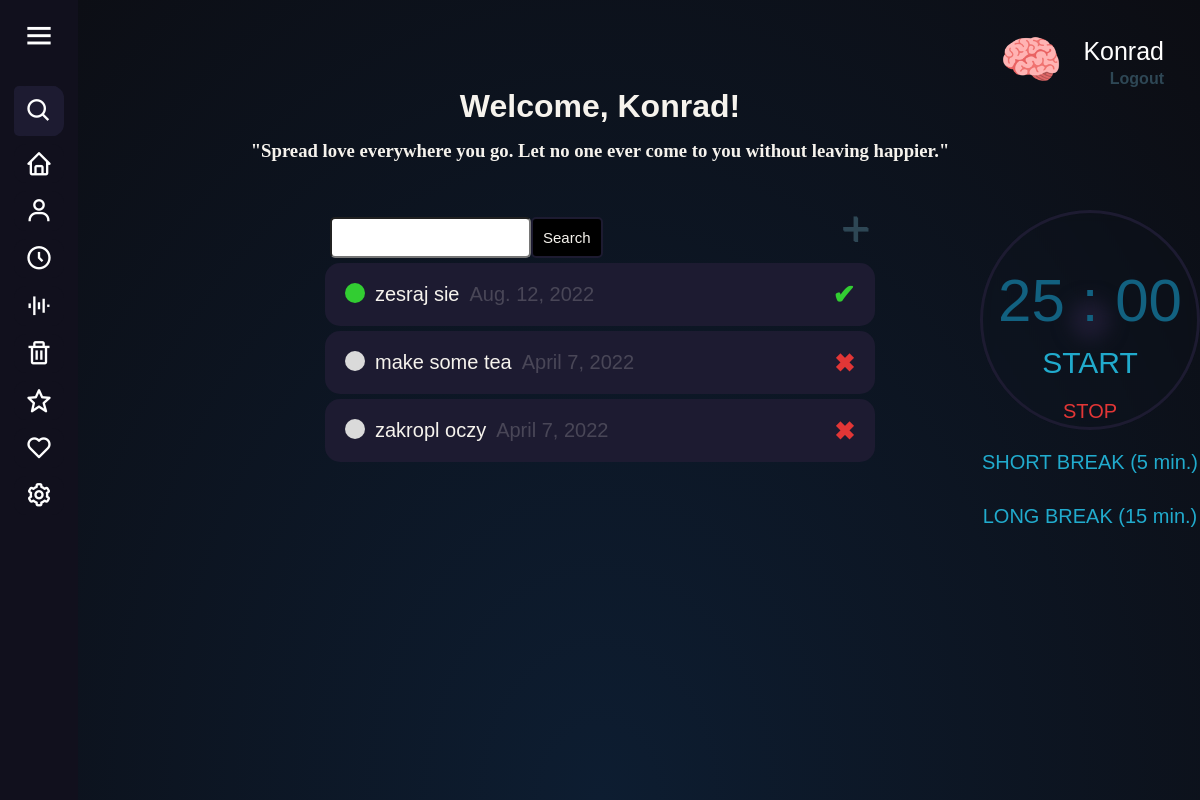
Page / (signed in) on the earlier database version.
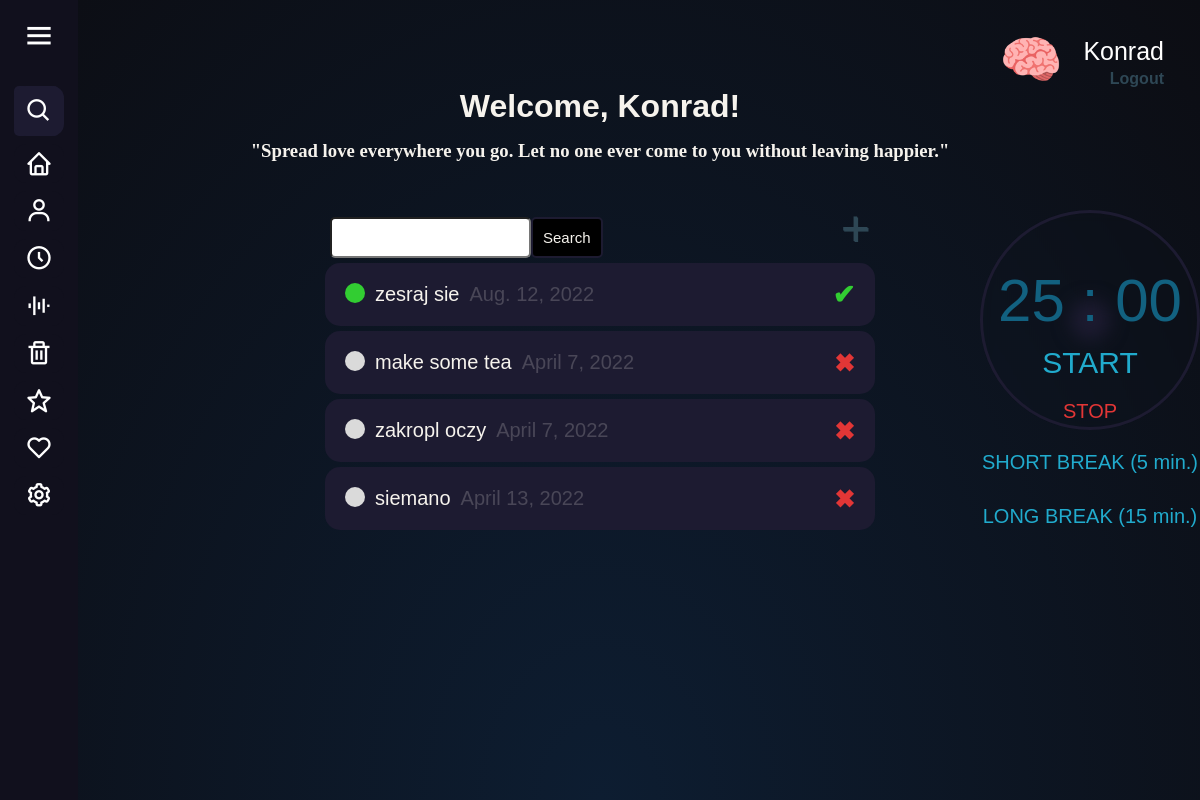
Same page on the later database version.
### website/models.py (models this page shows)
class Task(models.Model):
    name = models.CharField(max_length=69)
    description = models.TextField(max_length=1337)
    deadline = models.DateField()
    status = models.BooleanField("I am currently doing this")
    visible = models.BooleanField(default=False)
    user = models.ForeignKey(User, on_delete=models.CASCADE, null=True, blank=True)
    def __str__(self):
        return self.name
    class Meta:
        ordering = ['-status', 'deadline']

### website/views.py (the view)
# urls.py: path('', views.MainTasksView.as_view(), name='main-tasks'),
class MainTasksView(LoginRequiredMixin, ListView):
    model = Task
    context_object_name = "tasks"
    template_name = "maintasks.html"
    def get_context_data(self, **kwargs):
        context = super().get_context_data(**kwargs)
        context['tasks'] = context['tasks'].filter(user=self.request.user)
        context['count'] = context['tasks'].filter(status=False).count()
        search_input = self.request.GET.get('search_bar') or ''
        if search_input:
            context['tasks'] = context['tasks'].filter(name__icontains=search_input)
        context['search_input'] = search_input
        quotes = ['"Logic will take you from A to B. Imagination will take you everywhere."',
                  '"Hate is a lack of imagination."',
                  '"I am a brain, Watson. The rest of me is a mere appendix."',
                  '"Beauty you are born with, but brains you earn."',
                  '"I not only use all the brains that I have, but all I can borrow."',
                  '"It’s not that I’m so smart, it’s just that I stay with problems longer."',
                  '"Any fool can know. The point is to understand."',
                  '"The measure of intelligence is the ability to change."',
                  '"Try not to become a person of success, but rather try to become a person of value."',
                  '"Education is not the learning of the facts, but the training of the mind to think."',
                  '"Spread love everywhere you go. Let no one ever come to you without leaving happier."',
                  '"Always remember that you are absolutely unique. Just like everyone else."',
                  '"Do not judge each day by the harvest you reap but by the seeds that you plant."',
                  '"The future belongs to those who believe in the beauty of their dreams."',
                  '"Tell me and I forget. Teach me and I remember. Involve me and I learn."',
                  '"It is during our darkest moments that we must focus to see the light."',
                  '"Life is a long lesson in humility."',
                  '"Success usually comes to those who are too busy to be looking for it."',
                  '"The way to get started is to quit talking and begin doing."',
                  '"If you really look closely, most overnight successes took a long time."',
                  '"The road to success and the road to failure are almost exactly the same."',
                  '"If you want to achieve excellence, you can get there today. As of this second, quit doing less-than-excellent work."',
                  '"Before anything else, preparation is the key to success."',
                  ]
        context['random_quote'] = random.choice(quotes)
        return context

### website/templates/maintasks.html (shortened to what this page needs)
{% extends "base.html" %}
{% block content %}
<html lang="en">
<head>
</head>
<body>
<div class="user-header-info">
{% if request.user.is_authenticated %}
<p class="user-nickname">
    <img class="rounded-circle account-img-main" src="{{ user.profile.avatar.url }} " style="cursor: pointer;"/>
    {{ request.user }}
</p>
<a class="user-log" href="{% url 'logout' %}">Logout</a>
{% else %}
<a class="user-log" href="{% url 'login' %}">Login</a>
{% endif %}
</div>
<div class="header-bar">
    <div>
        <h1>Welcome, {{ request.user.username|title }}!</h1>
        <h3 class="random-quote">{{ random_quote }}</h3>
    </div>
</div>
<div class="container">
<div class="search-bar-wrapper">
<form method="GET" class="search-bar">
    <input type="text" name="search_bar" value="{{ search_input }}">
    <input class="search-button" type="submit" value="Search">
</form>
    <div class="btn btn-primary tooltip-plus">
        <a id="create-link" href="{% url 'create-tasks' %}">&#x2b;</a>
    </div>
</div>
    <div class="item tasks-wrapper">
        {% for task in tasks %}
        {% if task.visible == False %}
        <div class="specific-task">
            {% if task.status %}
                <div class="task-name">
                    <div class="task-completed-icon"></div>
                    <a href="{% url 'update-tasks' task.id %}">{{ task }}</a>
                    <div class="deadline-task">{{ task.deadline }}</div>
                </div>
            <div class="btn btn-primary tooltip-tick">
                <a class="delete-done-link" href="{% url 'confirm-tasks' task.id %}">&#10004;</a>
            </div>
            {% else %}
                <div class="task-name">
                    <div class="task-incomplete-icon"></div>
                    <a href="{% url 'update-tasks' task.id %}">{{ task }}</a>
                    <div class="deadline-task">{{ task.deadline }}</div>
                </div>
            <div class="btn btn-primary tooltip">
                <a class="delete-link" href="{% url 'delete-tasks' task.id %}">&#10006;</a>
            </div>
            {% endif %}
        </div>
        {% endif %}
        {% empty %}
        <h3>No tasks yet.</h3>
        {% endfor %}
    </div>
</div>
<div id="pomodoro-app">
  <div id="container">
    <div id="timer">
        <div class="circle"></div>
      <div id="time">
        <span id="minutes">25</span>
        <span id="colon">:</span>
        <span id="seconds">00</span>
      </div>
        <button id="work">START</button><br>
        <button id="stop">STOP</button>
    </div>
    <div>
      <button id="shortBreak">SHORT BREAK (5 min.)</button><br>
      <button id="longBreak">LONG BREAK (15 min.)</button>
    </div>
  </div>
</div>
</body>
</html>
{% endblock content %}

Differences in the rows shown:
added Task: name "siemano", deadline "April 13, 2022"
